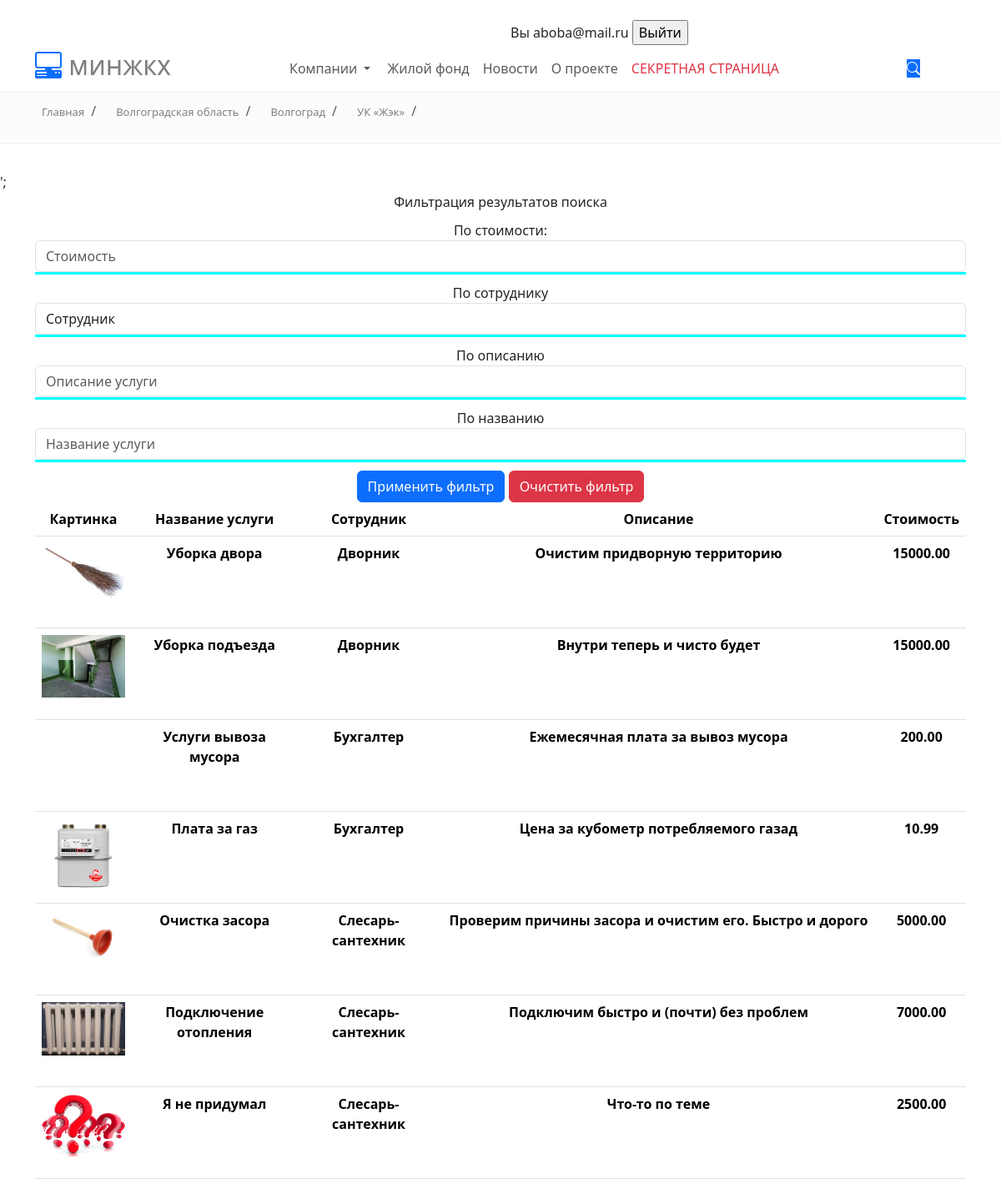
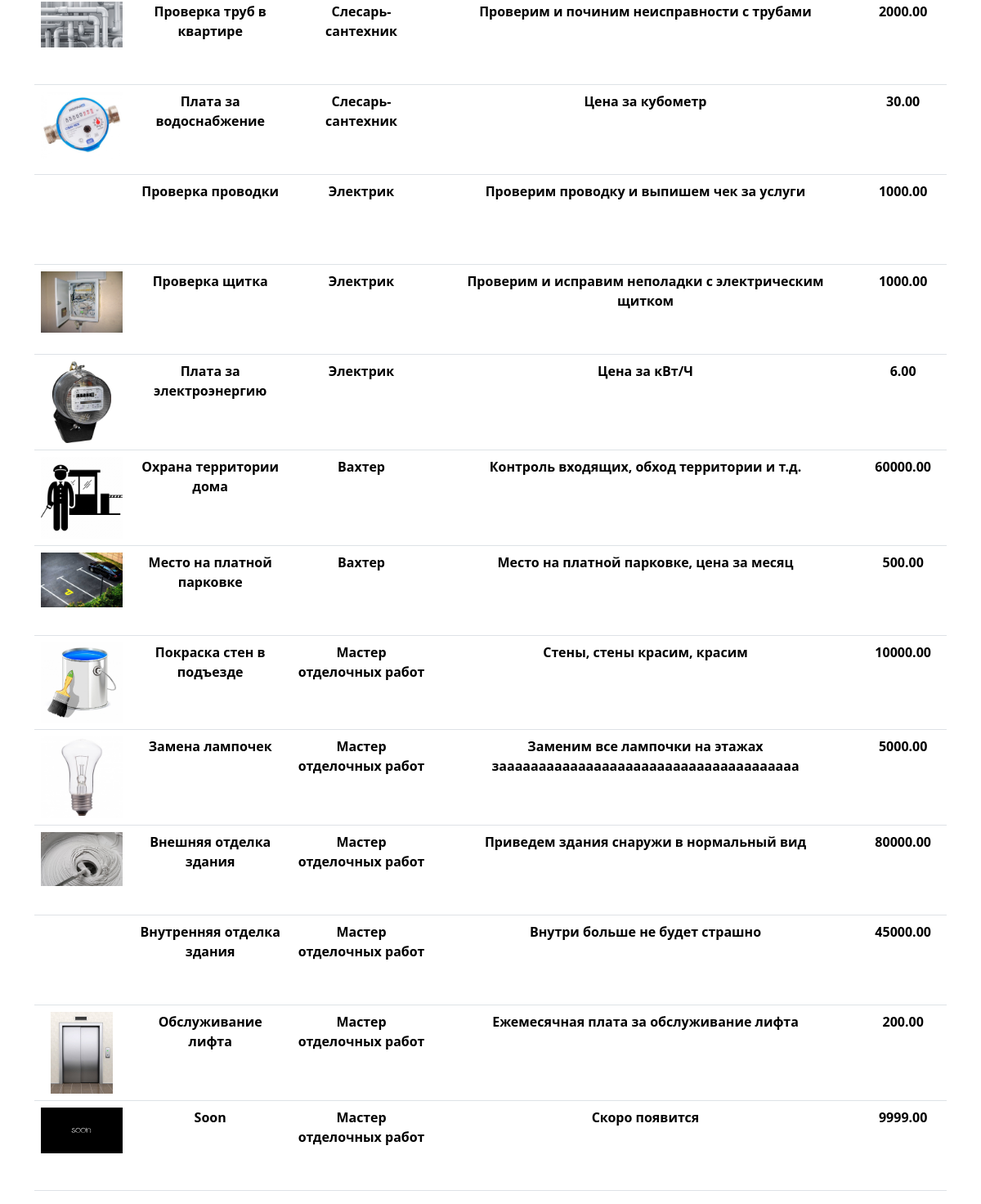
Screenshot of /services.php (signed in) with the database file from the repository (2 pictures, top to bottom).
### tables this page shows
CREATE TABLE `services` (
  `id` int(11) NOT NULL,
  `img_path` varchar(45) DEFAULT NULL,
  `name` varchar(45) DEFAULT NULL,
  `id_worker` int(11) NOT NULL,
  `description` varchar(255) NOT NULL,
  `cost` decimal(10,2) NOT NULL
);

CREATE TABLE `workers` (
  `id` int(11) NOT NULL,
  `title` varchar(45) NOT NULL
);

### filtrationlogic.php (the view, shortened to what this page needs)
<?php
    function showlistel ($db,$numt){
        echo '<option value="">Сотрудник</option>';
    }
    function filtration($GET,$db)
    {
        $query = "SELECT img_path,name,description,cost,title FROM services
                                    inner join workers on services.id_worker=workers.id ";
        $arBinds = [];
        $helpstr=rtrim($query,'AND ');
        $query = $helpstr;
        $query.= ' ORDER BY workers.id';
        $stmt = $db->prepare($query);
        $stmt->execute($arBinds);
        return $stmt;
    }
    function showtable($queryres)
    {
    while ($row = $queryres->fetch(PDO::FETCH_ASSOC)) {
        $imgpath = $row['img_path'];
        $pasteimg = '<img src="' . $imgpath . '" alt class ="img100x100"> </img>';
        $pasterow  = '<tr class = "rowh110">';
        $pasterow .= '<th>'  .  $pasteimg           . '</th>';
        $pasterow .= '<th>'  .  $row['name']        . '</th>';
        $pasterow .= '<th>'  .  $row['title']       . '</th>';
        $pasterow .= '<th>'  .  $row['description'] . '</th>';
        $pasterow .= '<th>'  .  $row['cost']        . '</th></tr>';
        echo $pasterow;
    }
    }
?>

### css/style.css (style rules this page uses)
.img100x100 { max-width: 100px; max-height: 100px; }
.rowh110 { height: 110px; align-content: center; }

### rows the page displays
services: shows a picture, name "Уборка двора", id_worker.title "Дворник", description "Очистим придворную территорию", cost "15000.00"
services: shows a picture, name "Уборка подъезда", id_worker.title "Дворник", description "Внутри теперь и чисто будет", cost "15000.00"
services: name "Услуги вывоза мусора", id_worker.title "Бухгалтер", description "Ежемесячная плата за вывоз мусора", cost "200.00"
services: shows a picture, name "Плата за газ", id_worker.title "Бухгалтер", description "Цена за кубометр потребляемого газад", cost "10.99"
services: shows a picture, name "Очистка засора", id_worker.title "Слесарь-сантехник", description "Проверим причины засора и очистим его. Быстро и дорого", cost "5000.00"
services: shows a picture, name "Подключение отопления", id_worker.title "Слесарь-сантехник", description "Подключим быстро и (почти) без проблем", cost "7000.00"
services: shows a picture, name "Я не придумал", id_worker.title "Слесарь-сантехник", description "Что-то по теме", cost "2500.00"
services: shows a picture, name "Проверка труб в квартире", id_worker.title "Слесарь-сантехник", description "Проверим и починим неисправности с трубами", cost "2000.00"
services: shows a picture, name "Плата за водоснабжение", id_worker.title "Слесарь-сантехник", description "Цена за кубометр", cost "30.00"
services: name "Проверка проводки", id_worker.title "Электрик", description "Проверим проводку и выпишем чек за услуги", cost "1000.00"
services: shows a picture, name "Проверка щитка", id_worker.title "Электрик", description "Проверим и исправим неполадки с электрическим щитком", cost "1000.00"
services: shows a picture, name "Плата за электроэнергию", id_worker.title "Электрик", description "Цена за кВт/Ч", cost "6.00"
services: shows a picture, name "Охрана территории дома", id_worker.title "Вахтер", description "Контроль входящих, обход территории и т.д.", cost "60000.00"
services: shows a picture, name "Место на платной парковке", id_worker.title "Вахтер", description "Место на платной парковке, цена за месяц", cost "500.00"
services: shows a picture, name "Покраска стен в подъезде", id_worker.title "Мастер отделочных работ", description "Стены, стены красим, красим", cost "10000.00"
services: shows a picture, name "Замена лампочек", id_worker.title "Мастер отделочных работ", description "Заменим все лампочки на этажах заааааааааааааааааааааааааааааааааааааа", cost "5000.00"
services: shows a picture, name "Внешняя отделка здания", id_worker.title "Мастер отделочных работ", description "Приведем здания снаружи в нормальный вид", cost "80000.00"
services: name "Внутренняя отделка здания", id_worker.title "Мастер отделочных работ", description "Внутри больше не будет страшно", cost "45000.00"
services: shows a picture, name "Обслуживание лифта", id_worker.title "Мастер отделочных работ", description "Ежемесячная плата за обслуживание лифта", cost "200.00"
services: shows a picture, name "Soon", id_worker.title "Мастер отделочных работ", description "Скоро появится", cost "9999.00"

### other values shown
$_SESSION['mail'] "aboba@mail.ru"
